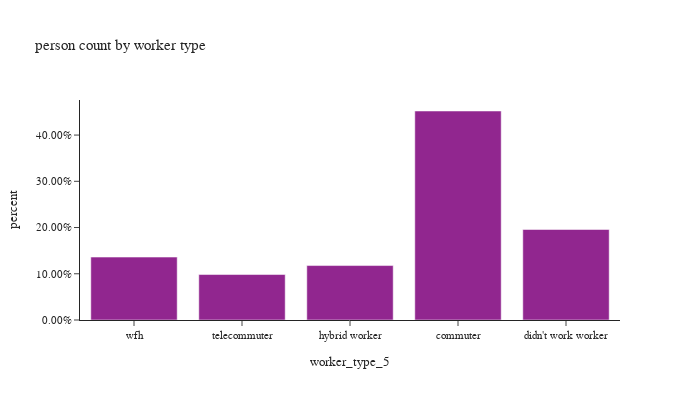

The cell this chart's notebook holds for it:
### Code cell
# worker counts by worker type
workers = ["wfh","telecommuter","hybrid worker","commuter","didn't work worker"]

df_worker_count = survey_person_day[survey_person_day['worker_type_5'].isin(workers)].\
    groupby('worker_type_5')['pdexpfac'].agg(sample_count='size', pdexpfac='sum').reset_index()
df_worker_count['percent'] = df_worker_count['pdexpfac'] / sum(df_worker_count['pdexpfac'])

fig = px.bar(df_worker_count, x="worker_type_5", y="percent",
             barmode="group",hover_data=['sample_count','pdexpfac'],
             category_orders={'worker_type_5': workers},
             title="person count by worker type")
fig.update_layout(height=400, width=700, font=dict(size=11),
                  yaxis_tickformat = '.2%')
fig.show()

### Figure 1 — Plotly figure (JSON) as saved in the notebook; plotly's stock layout.template omitted (floating-point values rounded to 4 significant figures)
{"data": [{"alignmentgroup": "True", "customdata": [[1249, 722800.0], [451, 313000.0], [399, 188300.0], [562, 157300.0], [750, 217600.0]], "hovertemplate": "worker_type_5=%{x}<br>percent=%{y}<br>sample_count=%{customdata[0]}<br>pdexpfac=%{customdata[1]}<extra></extra>", "legendgroup": "", "marker": {"color": "#91268F", "pattern": {"shape": ""}}, "name": "", "offsetgroup": "", "orientation": "v", "showlegend": false, "textposition": "auto", "type": "bar", "x": ["commuter", "didn't work worker", "hybrid worker", "telecommuter", "wfh"], "xaxis": "x", "y": [0.4521, 0.1957, 0.1178, 0.09837, 0.1361], "yaxis": "y"}], "layout": {"barmode": "group", "font": {"size": 11}, "height": 400, "legend": {"tracegroupgap": 0}, "title": {"text": "person count by worker type"}, "width": 700, "xaxis": {"anchor": "y", "categoryarray": ["wfh", "telecommuter", "hybrid worker", "commuter", "didn't work worker"], "categoryorder": "array", "domain": [0, 1], "title": {"text": "worker_type_5"}}, "yaxis": {"anchor": "x", "domain": [0, 1], "tickformat": ".2%", "title": {"text": "percent"}}}}
